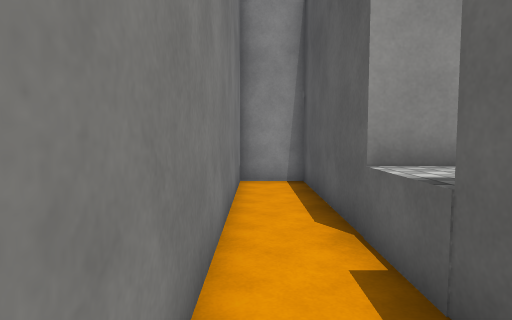
View 1 (above)

17 first-person views from a walk through a 3-D level made in the Unity game engine. The camera is 1.4 m above the floor, tilts 4° down and sees 75° across. The floor is counted in squares, 1 m on a side. Each view is taken from the middle of a square. On the plan, view 1 faces up. The plan holds only what a view shows up to about 15 squares ahead; the rest is blank. Surface patterns are stand-ins for the level's own textures.

View 2
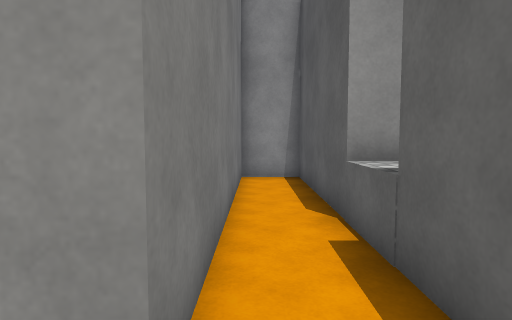

View 3
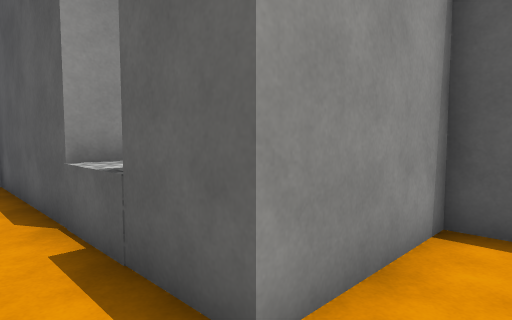

View 4
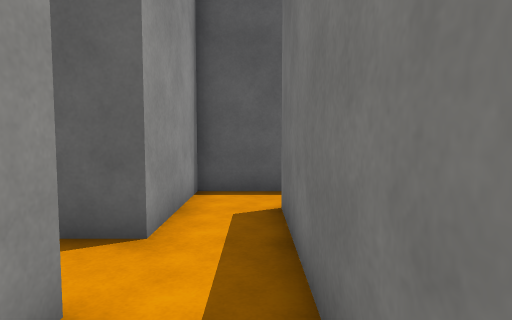

View 5
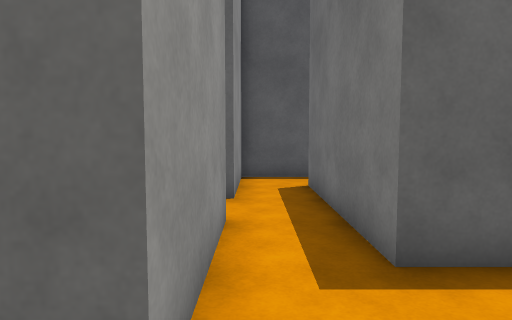

View 6
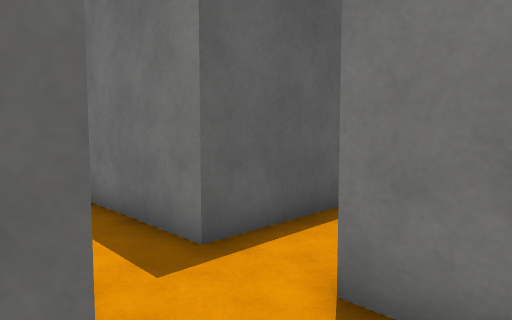

View 7
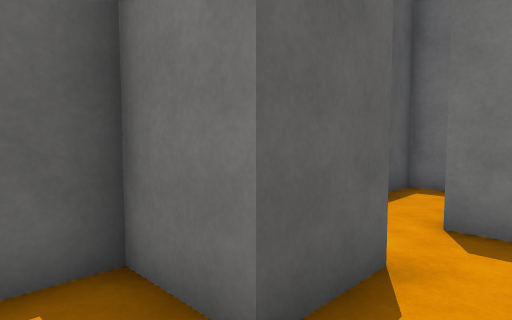

View 8
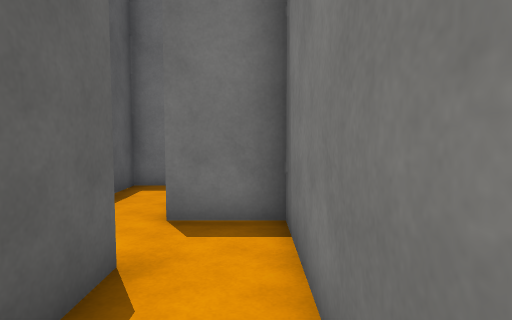

View 9
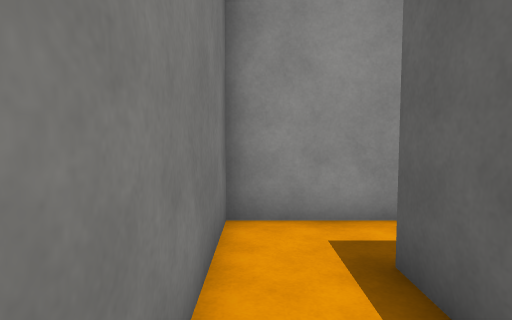

View 10
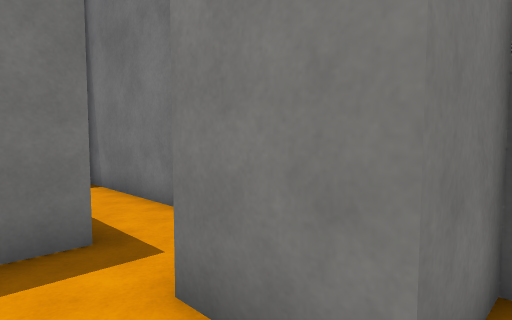

View 11
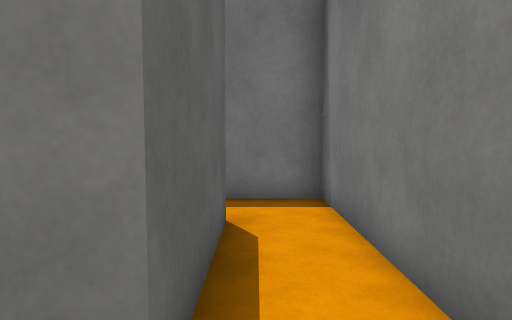

View 12
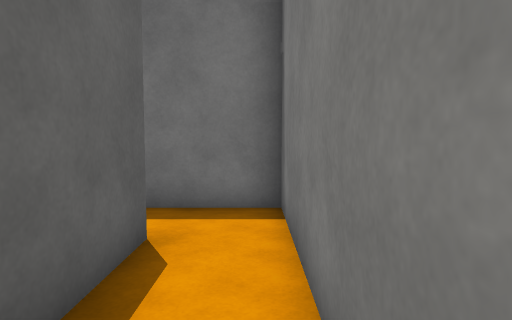

View 13
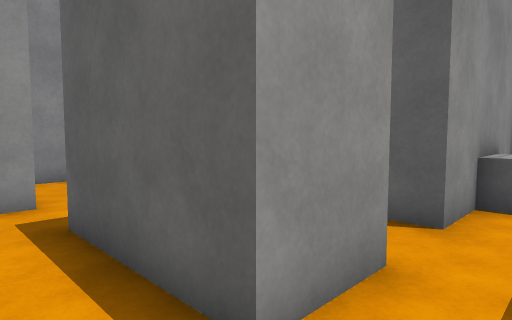

View 14
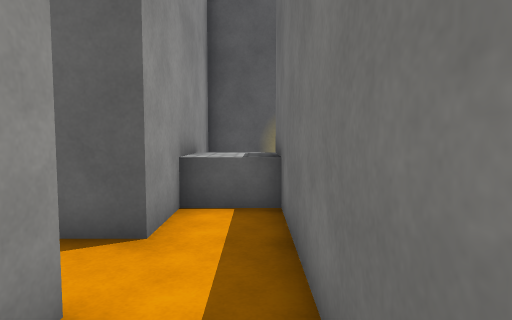

View 15
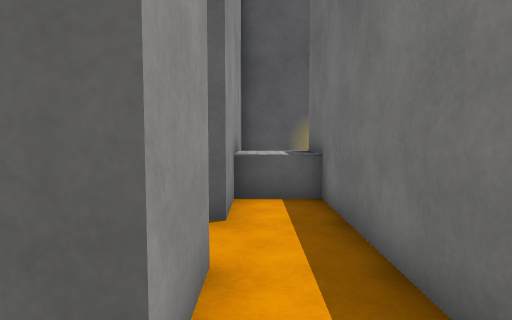

View 16
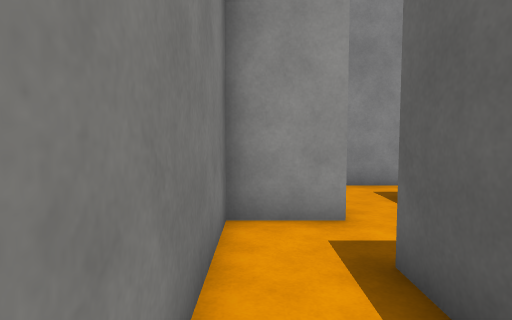

View 17
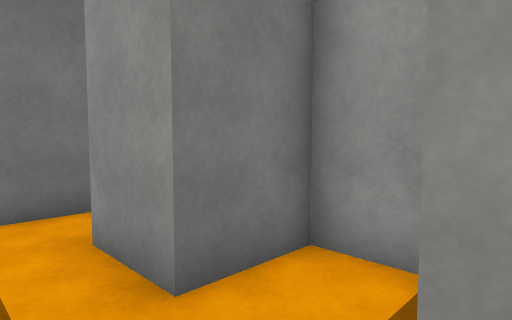

### Floor plan
Ten units are one square. View 1 is at (0, 0); x grows to the right and y downward. Boxes are objects, and circles mark ways between rooms. Rooms are numbered by the first view taken in them; rooms with no view inside come last. Other rooms are left out.
<svg viewBox="-70 -110 130 234">
<path fill="none" stroke="#000" d="M-5 15 35 15M35 -5 15 -5M-65 -5 -65 15 -45 15 -45 35M-25 35 -25 15 -5 15M-5 -5 -45 -5M-36 -45 -65 -45 -65 -5M-45 -5 -45 -25 -25 -25 -25 -36M-45 35 -65 35 -65 115 -25 115M-25 95 -45 95 -45 55 -25 55 -25 35M-11 75 -25 75 -25 95M-25 115 35 115M55 119 55 95 -5 95 -5 82M15 -45 15 -105 -5 -105 -5 -5M15 -5 15 -25"/>
<rect x="15" y="95" width="20" height="20" fill="#bbb"><title>block</title></rect>
<circle cx="-15" cy="5" r="3" fill="#2a7"/>
<circle cx="5" cy="-15" r="3" fill="#2a7"/>
<circle cx="-55" cy="-15" r="3" fill="#2a7"/>
<circle cx="-35" cy="25" r="3" fill="#2a7"/>
<circle cx="-35" cy="105" r="3" fill="#2a7"/>
<text x="10" y="0">1</text>
<text x="-40" y="10">2</text>
<text x="-50" y="-30">3</text>
<text x="-50" y="70">4</text>
<text x="10" y="100">5</text>
<text x="0" y="-60">6</text>
</svg>
Room 1 opens to room 2. Room 1 opens to room 6. Room 2 opens to room 3. Room 2 opens to room 4. Room 4 opens to room 5.

Where each view was taken, in squares from view 1:
view 1: 0 up, 0 right, facing up
view 2: 1 down, 0 right, facing up
view 3: 1 down, 0 right, facing up-right
view 4: 1 down, 3 left, facing right
view 5: 0 up, 6 left, facing right
view 6: 1 up, 6 left, facing down-right
view 7: 4 up, 6 left, facing down-right
view 8: 4 up, 6 left, facing down
view 9: 1 down, 6 left, facing up
view 10: 1 down, 3 left, facing down-left
view 11: 4 down, 5 left, facing down
view 12: 5 down, 6 left, facing down
view 13: 11 down, 6 left, facing up-right
view 14: 11 down, 5 left, facing right
view 15: 10 down, 6 left, facing right
view 16: 9 down, 6 left, facing up
view 17: 11 down, 0 right, facing up-left
